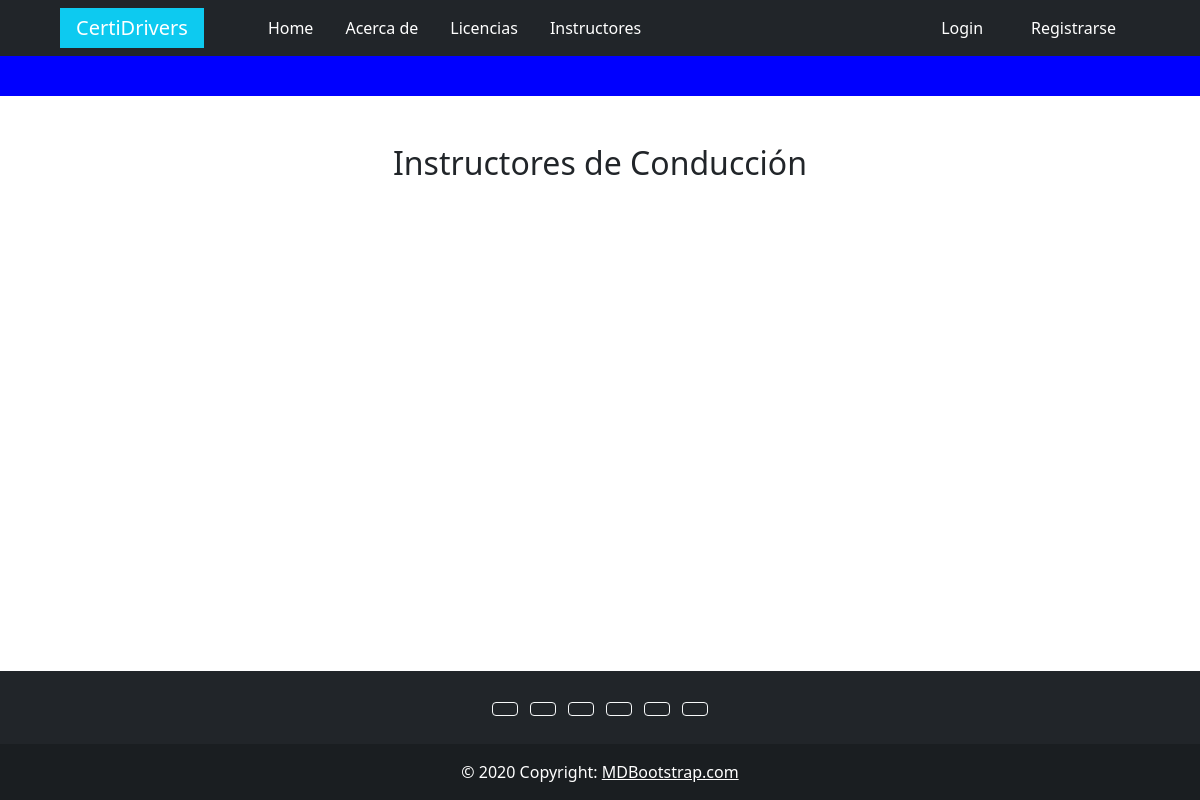
The page /instructores/display_instructores/ on the database as committed earlier.
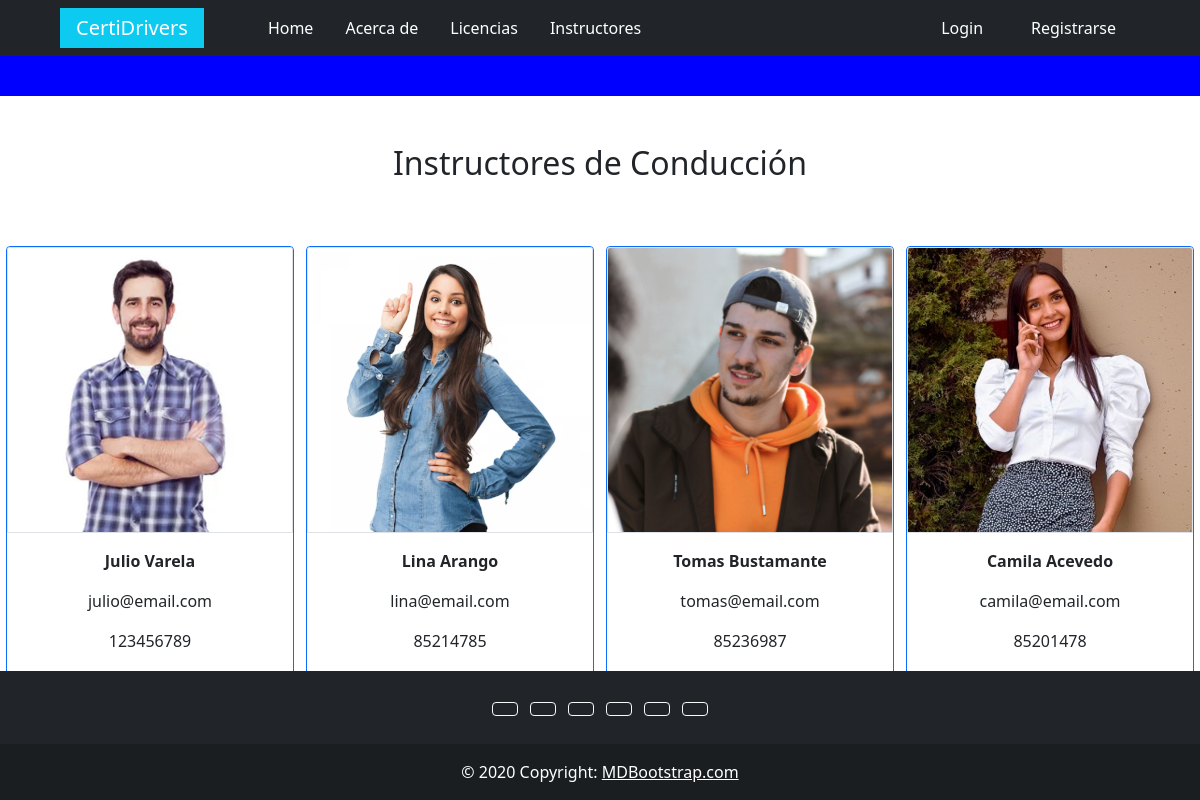
The same page on the database as committed later.
### instructores/models.py (models this page shows, shortened)
class Instructor(models.Model):
    identificacion = models.CharField(max_length=10, unique=True, default=None)
    nombre = models.CharField(max_length=50)
    apellido = models.CharField(max_length=50)
    email = models.EmailField(max_length=100)
    telefono = models.CharField(max_length=10)
    profile_picture = models.ImageField(upload_to='instructores', null=True, blank=True)
    is_active = models.BooleanField(default=True)
    class Meta:
        verbose_name ='Instructor'
        verbose_name_plural = "Instructores"

### instructores/views.py (the view)
# urls.py: path('display_instructores/', InstructorDisplayView.as_view(), name='display_instructores'),
class InstructorDisplayView(ListView):
    model = Instructor
    template_name = 'instructores/display_instructores.html'

### templates/instructores/display_instructores.html (shortened to what this page needs)
{% extends "base.html" %}
{% block contenido %}
    <section>
        <div style="background-color: blue; height: 5vh;"></div>
        <div>
            <div class="d-flex justify-content-center">
                <h2 class="my-5">Instructores de Conducción</h2>
            </div>
            <div class="d-flex justify-content-around flex-wrap">
                {% for instructor in object_list %}
                    <div class="card my-3 border border-1 border-primary" style="width: 18rem;">
                        <img src="{{instructor.profile_picture.url}}" class="card-img-top border border-1" alt="...">
                        <div class="card-body d-flex flex-column align-items-center">
                            <p class="card-text"><b>{{instructor.nombre}} {{instructor.apellido}}</b></p>
                            <p>{{instructor.email}}</p>
                            <p>{{instructor.telefono}}</p>
                        </div>
                    </div>
                {% endfor %}
            </div>
        </div>
    </section>
{% endblock %}

### templates/base.html (shortened to what this page needs)
<!DOCTYPE html>
<html lang="en">
<head>
  <link href="https://cdn.jsdelivr.net/npm/bootstrap@5.0.2/dist/css/bootstrap.min.css" rel="stylesheet">
</head>
<body>
  <header>
    <nav class="navbar navbar-expand-lg navbar-dark bg-dark sticky-top">
      <div class="container-fluid">
        <a class="navbar-brand bg-info mx-5 px-3" href="/">CertiDrivers</a>
        <div class="collapse navbar-collapse" id="navbarNav">
          <ul class="navbar-nav">
            <li class="nav-item mx-2">
              <a class="nav-link active" aria-current="page" href="/">Home</a>
            </li>
            <li class="nav-item mx-2">
              <a class="nav-link active" aria-current="page" href="/about/">Acerca de</a>
            </li>
            {% if request.user.is_authenticated %}
              <li class="nav-item mx-2">
                <a class="nav-link active" aria-current="page" href="/licencias/">Licencias</a>
              </li>
              <li class="nav-item mx-2">
                <a class="nav-link active" aria-current="page" href="/instructores/display_instructores/">Instructores</a>
              </li>
              {% if request.user.is_superuser %}
                <li class="nav-item dropdown ms-5">
                  <a class="nav-link dropdown-toggle" href="#" id="navbarDropdown" role="button" data-bs-toggle="dropdown" aria-expanded="false">
                    Aprendices
                  </a>
                  <ul class="dropdown-menu" aria-labelledby="navbarDropdown">
                    <li><a class="dropdown-item" href="/aprendices/list_aprendices/">Listar Aprendices</a></li>
                    <li><a class="dropdown-item" href="/aprendices/create_aprendices/">Crear Aprendices</a></li>
                  </ul>
                </li>
                <li class="nav-item dropdown">
                  <a class="nav-link dropdown-toggle" href="#" id="navbarDropdown" role="button" data-bs-toggle="dropdown" aria-expanded="false">
                    Instructores
                  </a>
                  <ul class="dropdown-menu" aria-labelledby="navbarDropdown">
                    <li><a class="dropdown-item" href="/instructores/display_instructores/">Instructores</a></li>
                    <li><a class="dropdown-item" href="/instructores/create_instructores/">Crear Instructores</a></li>
                    <li><a class="dropdown-item" href="/instructores/list_instructores/">Listar Instructores</a></li>
                  </ul>
                </li>
                <li class="nav-item dropdown">
                  <a class="nav-link dropdown-toggle" href="#" id="navbarDropdown" role="button" data-bs-toggle="dropdown" aria-expanded="false">
                    Licencias
                  </a>
                  <ul class="dropdown-menu" aria-labelledby="navbarDropdown">
                    <li><a class="dropdown-item" href="/licencias/">Licencias</a></li>
                  </ul>
                </li>
              {% endif %}
            {% else %}
              <li class="nav-item mx-2">
                <a class="nav-link active" aria-current="page" href="/licencias/">Licencias</a>
              </li>
              <li class="nav-item mx-2">
                <a class="nav-link active" aria-current="page" href="/instructores/display_instructores/">Instructores</a>
              </li>
            {% endif %}
          </ul>
        </div>
        <div class="mx-5">
          <ul class="navbar-nav me-auto mb-2 mb-lg-0 d-flex align-items-center">
            {% if request.user.is_authenticated %}
              <li class="nav-item mx-3">
                <a class="nav-link active d-flex align-items-center" aria-current="page" href="/users/update/profile/">
                  {% if request.user.profile.profile_picture.url != '' %}
                    <img src="{{request.user.profile.profile_picture.url}}" alt="profile-picture" width="50px" height="50px">
                  {% endif %}
                  <div class="ms-3">Bienvenido {{request.user}}</div>
                </a>
              </li>
              <li class="nav-item mx-3">
                <a class="nav-link active bg-danger" aria-current="page" href="/users/logout/">Logout</a>
              </li>
            {% else %}
              <li class="nav-item mx-3">
                <a class="nav-link active" aria-current="page" href="/users/login/">Login</a>
              </li>
              <li class="nav-item mx-3">
                <a class="nav-link active" aria-current="page" href="/users/register/">Registrarse</a>
              </li>
            {% endif %}
          </ul>
        </div>
      </div>
    </nav>
  </header>
    <main>
        {% block contenido %}
        {% endblock %}
    </main>
    <footer>
        <footer class="bg-dark text-center text-white fixed-bottom">
            <div class="container p-4 pb-0">
              <section class="mb-4">
                <a class="btn btn-outline-light btn-floating m-1" href="#!" role="button"
                  ></a>
                <a class="btn btn-outline-light btn-floating m-1" href="#!" role="button"
                  ></a>
                <a class="btn btn-outline-light btn-floating m-1" href="#!" role="button"
                  ></a>
                <a class="btn btn-outline-light btn-floating m-1" href="#!" role="button"
                  ></a>
                <a class="btn btn-outline-light btn-floating m-1" href="#!" role="button"
                  ></a>
                <a class="btn btn-outline-light btn-floating m-1" href="#!" role="button"
                  ></a>
              </section>
            </div>
            <div class="text-center p-3" style="background-color: rgba(0, 0, 0, 0.2);">
              © 2020 Copyright:
              <a class="text-white" href="https://mdbootstrap.com/">MDBootstrap.com</a>
            </div>
          </footer>
    </footer>
</body>
</html>

Rows that differ between the two databases and show on the page:
added Instructor: profile_picture (picture), nombre "Julio", apellido "Varela", email "julio@email.com", telefono "123456789"
added Instructor: profile_picture (picture), nombre "Lina", apellido "Arango", email "lina@email.com", telefono "85214785"
added Instructor: profile_picture (picture), nombre "Tomas", apellido "Bustamante", email "tomas@email.com", telefono "85236987"
added Instructor: profile_picture (picture), nombre "Camila", apellido "Acevedo", email "camila@email.com", telefono "85201478"
